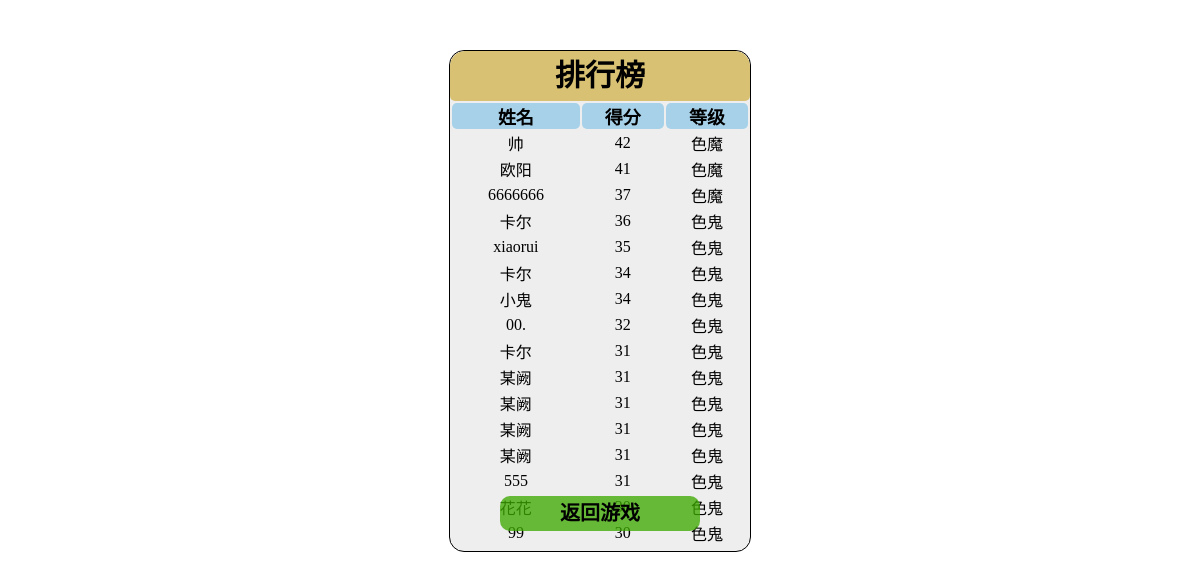
The page /php/ranking.php on the database its author committed.
### tables this page shows
CREATE TABLE `thecolor02` (
  `Id` int(11) NOT NULL AUTO_INCREMENT,
  `username` varchar(255) DEFAULT NULL,
  `score` varchar(255) DEFAULT NULL,
  `title` varchar(255) DEFAULT NULL,
  PRIMARY KEY (`Id`)
);

### functions/function.php (called while the page is built, shortened)
<?php
function my_select($sql)
{
    $link = mysqli_connect(HOSTNAME, USERNAME, USERPASS, DBNAME);
    if ($link==false) {
        die('数据库连接失败,请检查');
    } else {
        $result = mysqli_query($link, $sql);
        $data = array();
        $row = mysqli_fetch_assoc($result);
        while ($row) {
              $data[]=$row;
              $row = mysqli_fetch_assoc($result);
        }
        return $data;
    }
}

### php/ranking.php (the view, shortened to what this page needs)
<?php
require '../functions/function.php';
$getData = "SELECT * FROM thecolor02 ORDER BY score DESC limit 16";;
$data = my_select($getData);
?>
<!DOCTYPE html>
<html lang="en">
<head>
</head>
<link rel="stylesheet" type="text/css" href="css/iconfont/iconfont.css">
<link rel="stylesheet" href="../css/thecolor.css"/>
<body>
    <div class="rankingbox">
        <table>
            <caption class="caption">排行榜</caption>
            <thead>
                <td>姓名</td>
                <td>得分</td>
                <td>等级</td>
            </thead>
            <?php
            for($i=0;$i<count($data);$i++){
            ?>
            <tr>
                <td><?php echo $data[$i]['username'] ?></td>
                <td><?php echo $data[$i]['score'] ?></td>
                <td><?php echo $data[$i]['title'] ?></td>
            </tr>
            <?php } ?>
        </table>
        <a href="../index.php"class="backToGame" >返回游戏</a>
    </div>
</body>
</html>

### css/thecolor.css (style rules this page uses)
* { margin: 0; padding: 0; }
.rankingbox { width: 300px; height: 500px; background-color: #eee; margin: 50px auto; text-align: center; border: 1px solid #000; border-radius: 15px; overflow: hidden; position: relative; }
table { width: 300px; }
.caption { width: 300px; height: 50px; line-height: 50px; font-size: 30px; font-weight: 700; background-color: #d8c173; border-radius: 15px 15px 5px 5px; }
table thead td { font-size: 18px; font-weight: 700; background-color:#a7d1e9; border-radius: 5px; }
table tr { height: 20px; }
.backToGame { position: absolute; bottom: 20px; left: 50%; margin-left: -100px; width: 200px; height: 35px; line-height: 35px; border-radius: 10px; background-color: hsla(98, 100%, 33%, 0.77); text-decoration: none; color: #000; font-size: 20px; font-weight: 700; }

### rows shown on the page
thecolor02: username "帅", score "42", title "色魔"
thecolor02: username "欧阳", score "41", title "色魔"
thecolor02: username "6666666", score "37", title "色魔"
thecolor02: username "卡尔", score "36", title "色鬼"
thecolor02: username "xiaorui", score "35", title "色鬼"
thecolor02: username "卡尔", score "34", title "色鬼"
thecolor02: username "小鬼", score "34", title "色鬼"
thecolor02: username "00.", score "32", title "色鬼"
thecolor02: username "卡尔", score "31", title "色鬼"
thecolor02: username "某阙", score "31", title "色鬼"
thecolor02: username "某阙", score "31", title "色鬼"
thecolor02: username "某阙", score "31", title "色鬼"
thecolor02: username "某阙", score "31", title "色鬼"
thecolor02: username "555", score "31", title "色鬼"
thecolor02: username "花花", score "30", title "色鬼"
thecolor02: username "99", score "30", title "色鬼"
